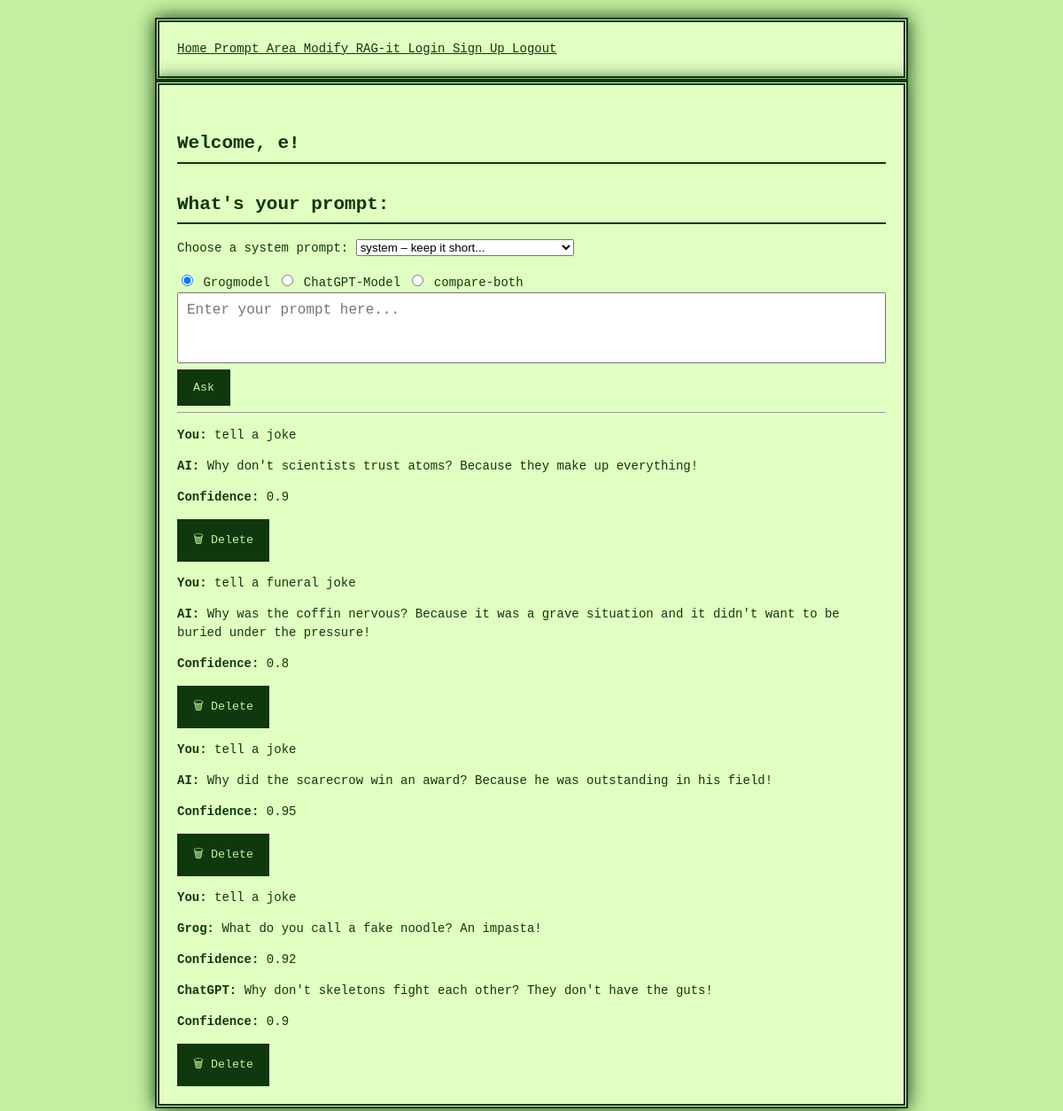
Page /Prompt-area?system_prompt_id=1 (signed in) on the committed database.
### project/models.py (models this page shows)
class Chat(db.Model):
    id = db.Column(db.Integer, primary_key = True)
    user_id = db.Column(db.Integer, db.ForeignKey('user.id', ondelete='CASCADE'), nullable=False)
    question = db.Column(db.String, unique=False)
    answer = db.Column(db.String, unique=False, nullable=True)
    model = db.Column(db.String, unique=False, nullable=True)
    confidence = db.Column(db.Float, nullable=True)
    confidence_grog = db.Column(db.Float, nullable=True)
    confidence_chatgpt = db.Column(db.Float, nullable=True)

### project/main.py (the view)
@main.route('/Prompt-area', methods=["POST", "GET"])
@login_required
def prompt_area():
    def extract_json_string(text):
        try:
            json_match = re.search(r'\{(?:[^{}]|(?R))*\}', text, re.DOTALL)
            if json_match:
                return json.loads(json_match.group())
        except Exception:
            pass
        return None
    user_id = current_user.id
    if request.method == "POST":
        new_prompt = request.form.get("prompt")
        selected_model = request.form.get("modell", "grog")
        system_prompt_id = request.form.get("system_prompt_id")
        delete_id = request.form.get("delete_chat_id")
        if delete_id:
            chat_to_delete = Chat.query.filter_by(id=delete_id, user_id=user_id).first()
            if chat_to_delete:
                db.session.delete(chat_to_delete)
                db.session.commit()
        system_prompts = SystemPrompt.query.all()
        selected_system_prompt = SystemPrompt.query.get(system_prompt_id) if system_prompt_id else None
        system_msg = {
            "role": selected_system_prompt.role,
            "content": selected_system_prompt.content
        } if selected_system_prompt else None
        temperature = selected_system_prompt.temperature if selected_system_prompt else 0.7
        max_tokens = selected_system_prompt.max_tokens if selected_system_prompt else 150
        if new_prompt:
            context_chats = Chat.query.filter_by(user_id=user_id).order_by(Chat.id.desc()).limit(30).all()
            context_chats.reverse()
            context = "".join([f"User: {chat.question}\nAI: {chat.answer}\n" for chat in context_chats])
            combined_prompt = context + f"User: {new_prompt}"
            answer = "⚠️ No answer generated."
            confidence = None
            confidence_grog = None
            confidence_chatgpt = None
            try:
                if selected_model == "grog":
                    result = grogmodel.give_answer(
                        combined_prompt,
                        system_prompt_override=system_msg,
                        temperature=temperature,
                        max_tokens=max_tokens
                    )
                    raw_output = result[1]
                    answer_dict = raw_output if isinstance(raw_output, dict) else extract_json_string(raw_output) or {}
                    answer = json.dumps(answer_dict)
                    confidence = answer_dict.get("confidence", None)
                elif selected_model == "chatgpt":
                    result = chatgptmodel.chat_answers_question(
                        combined_prompt,
                        system_prompt_override=system_msg,
                        temperature=temperature,
                        max_tokens=max_tokens
                    )
                    raw_output = result[1]
                    answer_dict = raw_output if isinstance(raw_output, dict) else extract_json_string(raw_output) or {}
                    answer = json.dumps(answer_dict)
                    confidence = answer_dict.get("confidence", None)
                elif selected_model == "compare-both":
                    grog_result = grogmodel.give_answer(
                        combined_prompt,
                        system_prompt_override=system_msg,
                        temperature=temperature,
                        max_tokens=max_tokens
                    )
                    chatgpt_result = chatgptmodel.chat_answers_question(
                        combined_prompt,
                        system_prompt_override=system_msg,
                        temperature=temperature,
                        max_tokens=max_tokens
                    )
                    grog_output = grog_result[1]
                    chatgpt_output = chatgpt_result[1]
                    grog_parsed = grog_output if isinstance(grog_output, dict) else extract_json_string(grog_output) or {}
                    chatgpt_parsed = chatgpt_output if isinstance(chatgpt_output, dict) else extract_json_string(chatgpt_output) or {}
                    grog_answer = grog_parsed.get("answer", "⚠️")
                    chatgpt_answer = chatgpt_parsed.get("answer", "⚠️")
                    confidence_grog = grog_parsed.get("confidence", None)
                    confidence_chatgpt = chatgpt_parsed.get("confidence", None)
                    answer = json.dumps({
                        "grog": grog_answer,
                        "grog_confidence": confidence_grog,
                        "chatgpt": chatgpt_answer,
                        "chatgpt_confidence": confidence_chatgpt
                    })
                else:
                    answer = "⚠️ Unsupported model selected."
            except Exception as e:
                answer = json.dumps({"error": f"Exception during model call: {str(e)}"})
            new_chat = Chat(
                user_id=user_id,
                question=new_prompt,
                answer=answer,
                model=selected_model,
                confidence=confidence,
                confidence_grog=confidence_grog,
                confidence_chatgpt=confidence_chatgpt
            )
            db.session.add(new_chat)
            db.session.commit()
    else:
        selected_model = request.args.get("modell", "grog")
        system_prompt_id = request.args.get("system_prompt_id")
    chat_history = Chat.query.filter_by(user_id=user_id).order_by(Chat.id.desc()).limit(10).all()
    chat_history.reverse()
    system_prompts = SystemPrompt.query.all()
    return render_template(
        'Prompt-area.html',
        name=current_user.name,
        chat_history=chat_history,
        system_prompts=system_prompts,
        selected_system_prompt_id=system_prompt_id,
        selected_model=selected_model
    )

### project/__init__.py (called while the page is built)
def create_app():
    app = Flask(__name__)
    app.config['SECRET_KEY'] = 'secret_key_goes_here' #was soll das?
    app.config['SQLALCHEMY_DATABASE_URI'] = 'sqlite:///db.sqlite'
    app.jinja_env.filters['loads'] = json.loads
    db.init_app(app)
    login_manager = LoginManager()
    login_manager.login_view = 'auth.login'
    login_manager.init_app(app)
    from .models import User
    @login_manager.user_loader
    def load_user(user_id):
        return User.query.get(int(user_id))
    from .auth import auth as auth_blueprint
    app.register_blueprint(auth_blueprint)
    from .main import main as main_blueprint
    app.register_blueprint(main_blueprint)
    return app

### project/templates/Prompt-area.html (shortened to what this page needs)
{% extends "base.html" %}
{% block content %}
<h1 class="title">Welcome, {{ name }}!</h1>
<h2>What's your prompt:</h2>
<form method="POST" action="{{ url_for('main.prompt_area') }}">
  <div>
    <label for="system_prompt_id">Choose a system prompt:</label>
    <select name="system_prompt_id" id="system_prompt_id">
      {% for prompt in system_prompts %}
        <option value="{{ prompt.id }}"
          {% if selected_system_prompt_id == prompt.id|string %}selected{% endif %}>
          {{ prompt.role }} – {{ prompt.content[:40] }}...
        </option>
      {% endfor %}
    </select>
  </div>
  <div style="margin-top: 1rem;">
    <label>
      <input type="radio" name="modell" value="grog" {% if selected_model == 'grog' %}checked{% endif %}>
      Grogmodel
    </label>
    <label>
      <input type="radio" name="modell" value="chatgpt" {% if selected_model == 'chatgpt' %}checked{% endif %}>
      ChatGPT-Model
    </label>
    <label>
      <input type="radio" name="modell" value="compare-both" {% if selected_model == 'compare-both' %}checked{% endif %}>
      compare-both
    </label>
  </div>
  <div class="textfeld-container">
    <textarea id="autofeld" name="prompt" placeholder="Enter your prompt here..." required></textarea>
    <input type="submit" value="Ask">
  </div>
</form>
<hr>
{% for chat in chat_history %}
  <div class="chat-entry">
    <p><strong>You:</strong> {{ chat.question }}</p>
    {% if chat.model == "compare-both" %}
      {% set both = chat.answer | safe | loads %}
      <p><strong>Grog:</strong> {{ both.grog }}</p>
      <p><strong>Confidence:</strong> {{ both.grog_confidence or 'no confidence here' }}</p>
      <p><strong>ChatGPT:</strong> {{ both.chatgpt }}</p>
      <p><strong>Confidence:</strong> {{ both.chatgpt_confidence or 'no confidence here' }}</p>
    {% else %}
      {% set parsed = chat.answer | safe | loads %}
      {% if parsed and parsed.answer %}
        <p><strong>AI:</strong> {{ parsed.answer }}</p>
        <p><strong>Confidence:</strong> {{ parsed.confidence or 'NAN' }}</p>
      {% else %}
        <p><strong>AI:</strong> {{ chat.answer }}</p>
      {% endif %}
    {% endif %}
    <form method="POST" style="display:inline;">
      <button type="submit" onclick="return confirm('Delete this message?')">🗑 Delete</button>
    </form>
  </div>
{% endfor %}
{% endblock %}

### project/static/styles.css (style rules this page uses)
body { background-color: #c4f0a0; color: #0f380f; font-family: 'Press Start 2P', monospace; font-size: 14px; line-height: 1.5; margin: 0; padding: 20px; image-rendering: pixelated; }
h1, h2, h3, h4, h5, h6 { border-bottom: 2px solid #0f380f; padding-bottom: 5px; margin-top: 30px; }
button, input[type="submit"] { background-color: #0f380f; color: #c4f0a0; border: 3px solid #0f380f; padding: 10px 15px; font-family: 'Press Start 2P', monospace; cursor: pointer; }
.textfeld-container { width: 100%; }
textarea { width: 100%; min-height: 80px; resize: none; overflow: hidden; font-family: monospace; font-size: 16px; padding: 10px; box-sizing: border-box; }

### rows in the picture
Chat: question "tell a joke", answer "Why don't scientists trust atoms? Because they make up everything!", confidence "0.9"
Chat: question "tell a funeral joke", answer "Why was the coffin nervous? Because it was a grave situation and it didn't want to be buried under the pressure!", confidence "0.8"
Chat: question "tell a joke", answer "Why did the scarecrow win an award? Because he was outstanding in his field!", confidence "0.95"
Chat: question "tell a joke", grog "What do you call a fake noodle? An impasta!", confidence_grog "0.92", chatgpt "Why don't skeletons fight each other? They don't have the guts!", confidence_chatgpt "0.9"

### other values in the picture
{{ name }} "e"
form field system_prompt_id "system – keep it short..."
